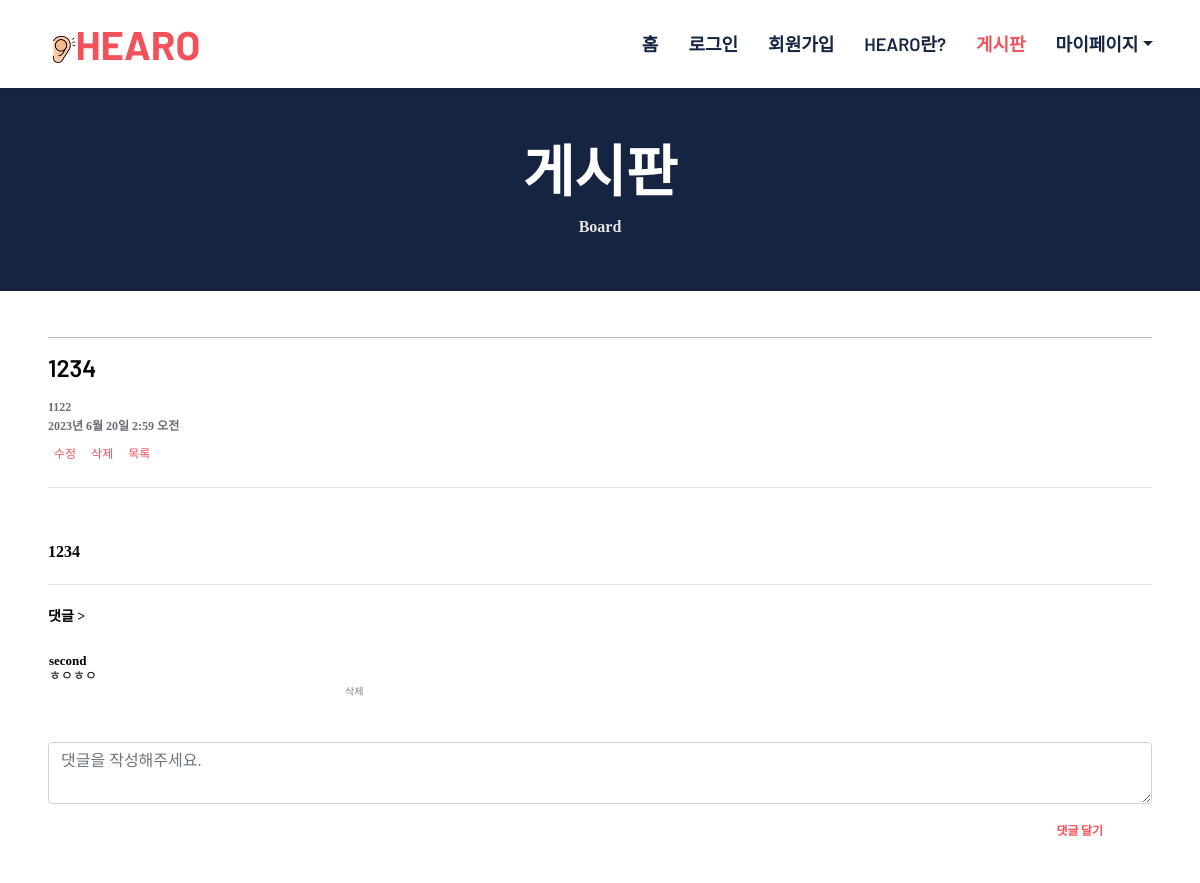
/Main/Post/12/, run on an earlier commit of the app's database.
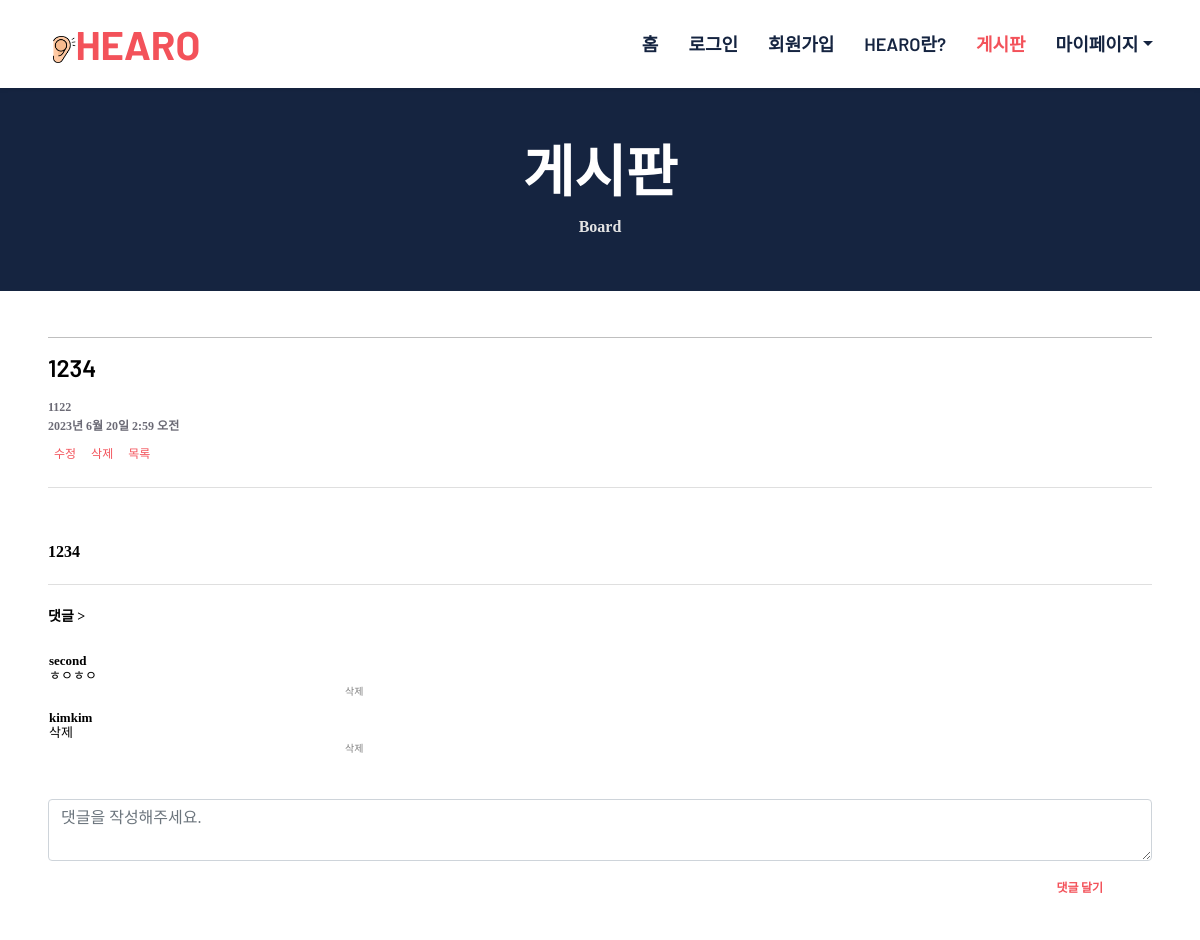
And on a later commit of the database.
### Main/models.py (models this page shows)
class Comment(models.Model):
    comment_id = models.AutoField(primary_key=True) # 댓글 번호
    user = models.ForeignKey(User, on_delete=models.CASCADE) # 댓글 작성자 id
    content = models.TextField(max_length=100) # 댓글 내용 최대 100
    post = models.ForeignKey(Post, on_delete=models.CASCADE) # 댓글이 달린 게시글 id
    date = models.DateTimeField(auto_now_add = True)  # 댓글 쓴 시간 년 월 일 시간 까지

### SignIn/models.py (models this page shows, shortened)
class User(AbstractBaseUser):
    user_id = models.CharField(max_length=20, unique=True, primary_key=True)
    name = models.CharField(max_length=5)
    email = models.EmailField(max_length=30, unique=True)
    phone_num = models.CharField(max_length=11)
    emergency = models.CharField(max_length=11)
    address = models.CharField(max_length=50)
    gender = models.CharField(max_length=10)
    birth = models.DateField()
    medical_info = models.CharField(max_length=500,null=True, blank=True, default='')
    is_active = models.BooleanField(default=True)
    is_admin = models.BooleanField(default=False)
    is_staff = models.BooleanField(default=False)
    objects = UserManager()
    USERNAME_FIELD = 'user_id'
    REQUIRED_FIELDS = ['name', 'email', 'phone_num', 'emergency', 'address', 'gender', 'birth']
    @property
    def is_staff(self):
        return self.is_admin

### Main/views.py (the view)
# urls.py: path('Post/<int:pk>/', views.PostView, name = 'PostView'),
def PostView(request, pk):
    post = get_object_or_404(Post, post_id=pk) # 게시글 내용
    comment = Comment.objects.filter(post = post) # 댓글 내용
    if post.file:  # 파일 필드가 비어있지 않은 경우에만 파일 URL을 설정 , 게시글 보이는 부분
        file_url = post.file.url
    else:
        file_url = None
    if request.method == "POST": # 댓글 작성 부분
        form = CommentModelForm(request.POST)
        if form.is_valid():
            comment1 = form.save(commit=False)
            comment1.user = request.user
            comment1.post = post
            comment1.save()
            return redirect('/Main/Post/{post_id}/'.format(post_id=post.post_id))
    else:
        form = CommentModelForm()
    return render(request, 'main/PostView.html', {'post': post, 'file_url': file_url, 'comment':comment, 'form':form})

### Main/forms.py
class CommentModelForm(forms.ModelForm): # 댓글 작성
    class Meta:
        model = Comment
        fields = ['content']

### templates/main/PostView.html (shortened to what this page needs)
{% load static %}
<html lang="en">
    <head>
        <link href="https://cdnjs.cloudflare.com/ajax/libs/font-awesome/5.10.0/css/all.min.css" rel="stylesheet">
        <link href="https://cdn.jsdelivr.net/npm/bootstrap-icons@1.4.1/font/bootstrap-icons.css" rel="stylesheet">
        <link href="{%static 'lib/owlcarousel/assets/owl.carousel.min.css' %}" rel="stylesheet">
        <link href="{% static 'css/bootstrap.min.css' %}" rel="stylesheet">
        <link href="{% static 'css/style_board_list.css' %}" rel="stylesheet">
        {% include "navbar.html" %}
    </head>
    <body>
        <div class="container-fluid bg-dark p-5">
            <div class="row">
                <div class="col-12 text-center">
                    <h1 class="display-4 text-white">게시판</h1>
                    <a>Board</a>
                </div>
            </div>
        </div>
       <div class="container-fluid px-5" id="left" style="padding-top: 30px;0">
        <div id="write_area">
            <div id="in_title" style="border-bottom: 1px black;">
                <hr style="background-color: black; border: none;">
                <h4 id="left" style="color: black;">{{ post.title }}</h4>
                <dl style="font-size: 12px;" id="left">
                    <dd id="left">
                      {{ post.user }}<br>
                      <span style="line-height: 0.5;">{{ post.date }}</span>
                    </dd>
                    <a href="/Main/Post/Update/{{ post.post_id }}/"><button style="background-color: inherit; font-size:12px; border:0px; color: #F3525A;">수정</button></a>
                    <form method="POST" action="/Main/Post/Delete/{{ post.post_id }}/" style="display:inline;">
                        <button type="submit" style="background-color: inherit; font-size:12px; border:0px; color: #F3525A;">삭제</button>
                    </form>
                <a href="/Main/Post/"><button style="background-color: inherit; font-size:12px; border:0px; color: #F3525A;">목록</button></a>
                </dl>
                <hr style="background-color: gray; border: none;">
                <div style="font-size: 16px; text-align: left; color:black;">
                    <br>{{ post.content }}
                </div>
            </div>
        </div>
        <hr style="background-color: gray; border: none;">
    </div>
    <div class="container-fluid px-5" id="left" style="font-size: 14px; color: black;">
        댓글 >
    </div>
    <div class="container-fluid px-5" id="center" style="margin-top: 20px;">
        <table style="font-size: 13px;">
            {% for c in comment %}
            <tr>
                <td><strong style="color: black; line-height: 1;">{{ c.user }}</strong></td>
            </tr>
            <tr>
                <td>
                    <div style="display: flex; align-items: center;">
                        <span style="flex-grow: 1; line-height: 1; color:black;">{{ c.content }}</span>
                    </div>
                    <div style="margin-left: 290px;">
                        <form method="POST" action="/Main/Post/DeleteComment/{{ c.comment_id }}/" style="font-size:10px;">
                            <button type="submit" style="border: 0; background-color: inherit; color:gray;">삭제</button>
                          </form>
                    </div>
                </td>
            </tr>
            {% endfor %}
        </table>
        <br>
        <form method="POST">
            <textarea name="content" cols="40" rows="2" class="form-control" style="width: 100%; border: 1px solid #ced4da;" placeholder="댓글을 작성해주세요." maxlength="300" required="" id="id_content"></textarea>
            <button type="submit" class="btn py-md-3 px-md-5" style="font-size: 12px; color: #F3525A; background-color: inherit; float: right;" id="right">댓글 달기</button>
        </form>
        <br><br>
    </div>
    </body>
</html>

What changed in the data, as far as the page shows it:
added Comment: user "kimkim", content "삭제"
